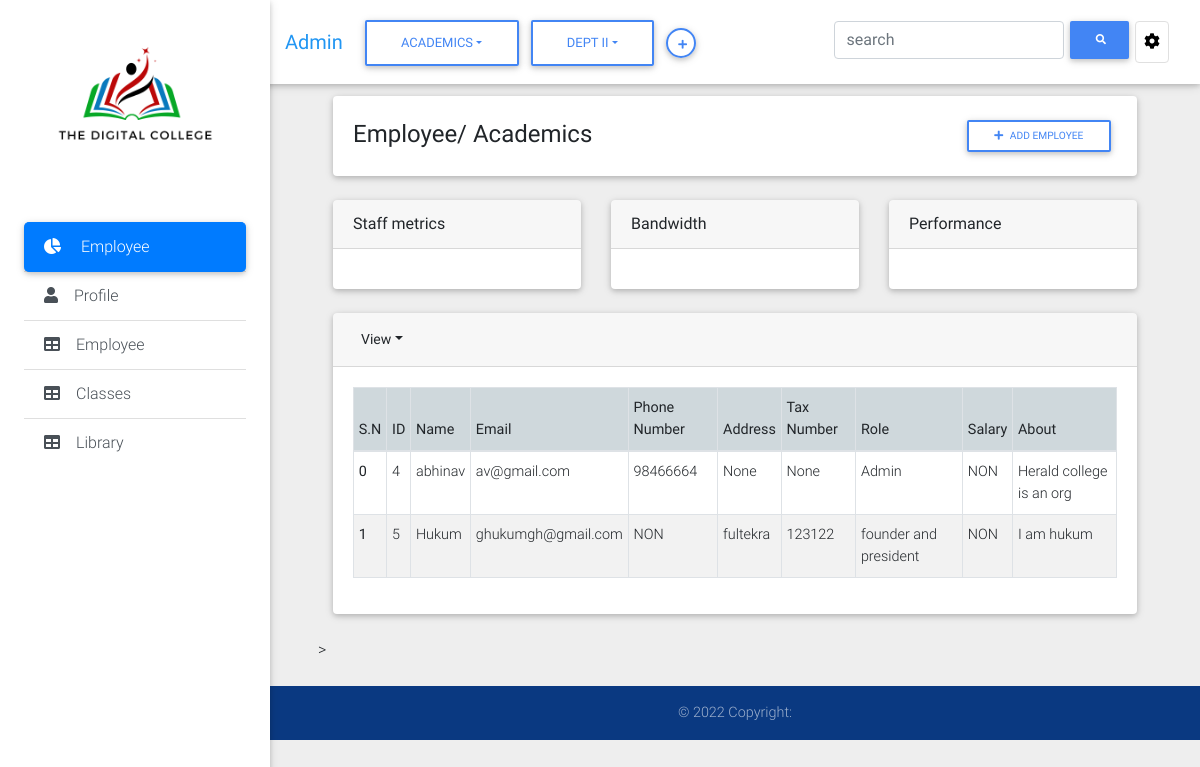
The app's page /dashboard/employee/ with its own data.
### Administrator/models.py (models this page shows, shortened)
class Employee(models.Model):
	Gender = (
		('1',"Male"),
		('2',"Female"),
		('3',"Others")
	)
	Institution_ID = models.ForeignKey(Registration, on_delete = models.CASCADE)
	Employee_Name = models.CharField(max_length=100,null=True)
	Email = models.EmailField(max_length=100,unique=True,null=True)
	Password = models.CharField(max_length=25,default="123")
	Phone = models.CharField(max_length=15,unique=True,null=True,default="NON")
	Position = models.CharField(max_length=30,null=True)
	Salary = models.CharField(max_length=10,null=True,default="NON")
	Gender = models.CharField(max_length=1,default="o",choices=Gender)
	Tax_number = models.CharField(max_length=20,null=True, unique=True)
	About = models.CharField(max_length=200,null=True)
	Address = models.CharField(max_length=45,null=True)
	class Meta:
		db_table = 'Employee'

### Administrator/views.py (the view, shortened to what this page needs)
# urls.py: path('/employee/',Maxum_Employee.as_view()),
class Maxum_Employee(View):
	form_class = Employee_Form
	template_name = 'employee_dashboard.html'
	def get(self, request):
		form = self.form_class()
		employee=[]
		for i,v in enumerate(Employee.objects.all()):
			employee.append((i,v))
		return render(request,self.template_name,{'form':form,'employee':dict(employee)})

### Administrator/forms.py
class Employee_Form(ModelForm):
	required_css_class ='required'
	user_personal_mail = forms.CharField(
		max_length=30,
		widget=forms.TextInput(
			attrs={'placeholder': 'Personal Mail','autocomplete':'off'}
		),
		label = ""
	)
	class Meta:
		model = Employee
		fields =[
			'Institution_ID','Employee_Name','Email','Phone',
			'Position','Salary','Gender','Tax_number','About','Address'
		]
		widgets ={
			 'Employee_Name': forms.TextInput(attrs={'placeholder':'Employee Name'}),
			 'Email': forms.TextInput(attrs={'placeholder':'Email','autocomplete':'off'}),
			 'Position': forms.TextInput(attrs={'placeholder':'Position'}),
			 'Tax_number': forms.TextInput(attrs={'placeholder':'Tax number','autocomplete':'off'}),
			 'About': forms.TextInput(attrs={'placeholder':'About'}),
			 'Phone': forms.TextInput(attrs={'placeholder':'Phone'}),
			 'Salary': forms.TextInput(attrs={'placeholder':'NRS: Salary'}),
			 'Address':forms.TextInput(attrs={'placeholder':'Address'}),
		}

### authentication_authorization/models.py (called while the page is built)
	def __str__(self):
		return self.Institution_Name

### Administrator/templates/employee_dashboard.html (shortened to what this page needs)
{% extends 'dashboard_base.html' %}
{% load static %}
{% block dashboard%}Employee{%endblock%}
{% block panda%}
<li class="nav-item">
  <div class="btn-group ">
    <button type="button" class="btn btn-outline-primary mt-2  dropdown-toggle" data-toggle="dropdown">Academics</button>
  </div>
</li>
<li class="nav-item">
  <div class="btn-group ">
    <button type="button" class="btn btn-outline-primary mt-2  dropdown-toggle" data-toggle="dropdown">Dept II</button>
  </div>
</li>
{% endblock%}
{% block header %}
<div class="card mb-4 wow fadeIn">
  <div class="card-body d-sm-flex justify-content-between">
    <h4 class="mb-2 mb-sm-0 pt-1">
      <span>Employee/</span>
      <span>Academics</span>
    </h4>
    <form class="d-flex justify-content-center">
      <a class="btn btn-outline-primary btn-sm my-1 p"data-toggle="modal" data-target="#addEmployeeForm">
        <i class="fa fa-plus mr-1" aria-hidden="true"> </i>
        Add Employee
      </a>
    </form>
  </div>
</div>
{% endblock %}
  {% block cards_view%}
        <div class="row wow fadeIn">
          <div class="col-lg-4 col-md-6 mb-4">
            <div class="card">
              <div class="card-header">Staff metrics</div>
              <div class="card-body">
              </div>
            </div>
          </div>
          <div class="col-lg-4 col-md-6 mb-4">
            <div class="card">
              <div class="card-header">Bandwidth</div>
              <div class="card-body">
              </div>
            </div>
          </div>
          <div class="col-lg-4 col-md-6 mb-4">
            <div class="card">
              <div class="card-header">Performance</div>
              <div class="card-body">
              </div>
            </div>
          </div>
        </div>
        {% endblock cards_view%}
{% block addCOntent%}
<button type="button" class="btn btn-outline-primary mt-3"
data-toggle="modal" data-target="#thedigitalcollege_add_component"
style="
width: 30px;
height: 30px;
padding: 7px 10px;
border-radius: 50%;
font-size: 10px;
text-align: center;
" > <i class="fa fa-plus" aria-hidden="true"></i>
</button>
{% endblock%}
{%block table_head%}
<div class="card-header">
  <div class="btn-group ">
    <a class=" dropdown-toggle btn-sm" data-toggle="dropdown">View</a>
  </div>
</div>
{% endblock%}
{% block table %}
            <div class="card-body">
              <div class="table-responsive">
                <table id="dtBasicExample" class="table table-striped table-bordered table-sm" cellspacing="0"  data-pagination="true" width="100%">
                  <thead class="blue-grey lighten-4">
<tr>
  <th>S.N</th>
  <th>ID</th>
  <th>Name</th>
  <th>Email</th>
  <th>Phone Number</th>
  <th>Address</th>
  <th>Tax Number</th>
  <th>Role</th>
  <th>Salary</th>
  <th>About</th>
</tr>
</thead>
<tbody>
  <tr>
      {% for key,value in employee.items %}
    <tr>
      <th scope="row">{{ key }}</th>
      <td>{{ value.id }}</td>
      <td>{{ value.Employee_Name}}</td>
      <td>{{ value.Email}}</td>
      <td>{{ value.Phone}}</td>
      <td>{{ value.Address}}</td>
      <td>{{ value.Tax_number}}</td>
      <td>{{ value.Position}}</td>
      <td>{{ value.Salary}}</td>
      <td>{{ value.About}}</td>
         </tr>
    {% endfor %}
  </tbody>
       </table>
                </div>
              </div>
            </div>
  {% endblock %}

### templates/dashboard_base.html (shortened to what this page needs)
{% load static %}
<!DOCTYPE html>
<html lang="en">
  <head>
    <link
      rel="stylesheet"
      href="https://use.fontawesome.com/releases/v5.11.2/css/all.css"
    />
    <link href="{%static 'css/bootstrap.min.css'%}" rel="stylesheet" />
    <link href="{%static 'css/mdb.css'%}" rel="stylesheet" />
    <link href="{%static 'css/style.css'%}" rel="stylesheet" />
  </head>
  <body class="grey lighten-3">
    <header>
      <nav
        class="navbar fixed-top navbar-expand-lg navbar-light white scrolling-navbar"
      >
        <div class="container-fluid">
          <a class="navbar-brand waves-effect" href="/dashboard">
            <strong class="blue-text">Admin</strong>
          </a>
          <div class="collapse navbar-collapse" id="navbarSupportedContent">
            <ul class="navbar-nav mr-auto">
              {% block panda%} {%endblock%}
              <li>{% block addCOntent%} {% endblock%}</li>
            </ul>
            <ul class="navbar-nav nav-flex-icons">
              <li class="nav-item">
                <form class="d-flex justify-content-center">
                  <input
                    type="search"
                    placeholder="search "
                    aria-label="Search"
                    class="form-control"
                  />
                  <button class="btn btn-primary btn-sm my-0 p" type="submit">
                    <i class="fas fa-search"></i>
                  </button>
                </form>
              </li>
              <li class="nav-item">
                <a
                  href="#"
                  class="nav-link border border-light rounded waves-effect"
                  data-toggle="modal"
                  data-target="#Settings_model"
                >
                  <i class="fa fa-cog" aria-hidden="true"></i>
                </a>
              </li>
            </ul>
          </div>
        </div>
      </nav>
      <div class="sidebar-fixed position-fixed">
        <img
          src="{%static 'assets/images/the_digital_college.png'%}"
          class="img-fluid"
          alt=""
          width="500"
          height="100"
        />
        <div class="list-group list-group-flush">
          <a href="#" class="list-group-item active waves-effect">
            <i class="fas fa-chart-pie mr-3"></i>
            {% block dashboard%}{%endblock%}
          </a>
          <a
            href="#"
            class="list-group-item list-group-item-action waves-effect"
          >
            <i class="fas fa-user mr-3"></i>Profile</a
          >
          <a
            href="/dashboard/employee"
            class="list-group-item list-group-item-action waves-effect"
          >
            <i class="fas fa-table mr-3"></i>Employee</a
          >
          <a
            href="/dashboard/student"
            class="list-group-item list-group-item-action waves-effect"
          >
            <i class="fas fa-table mr-3"></i>Classes</a
          >
          <a
            href="/dashboard/library"
            class="list-group-item list-group-item-action waves-effect"
          >
            <i class="fas fa-table mr-3"></i>Library</a
          >
        </div>
      </div>
    </header>
    <main class="pt-5 mx-lg-5">
      <div class="container-fluid mt-5">
        {% block header%} {% endblock %}
        {% block cards_view%} {% endblock cards_view%}
        <div class="row wow fadeIn">
          <div class="col-12 mb-4">
            <div class="card">
              {%block table_head%} {% endblock %} {% block table %} {% endblock %}
            </div>
          </div>
        </div>
      >
    </main>
    <footer
      class="page-footer text-center font-small primary-color-dark darken-2 mt-4 wow fadeIn"
    >
      <div class="footer-copyright py-3">© 2022 Copyright:</div>
    </footer>
  </body>
</html>

### Administrator/static/css/style.css (style rules this page uses)
.sidebar-fixed { height: 100vh; width: 270px; -webkit-box-shadow: 0 2px 5px 0 rgba(0, 0, 0, 0.16), 0 2px 10px 0 rgba(0, 0, 0, 0.12); box-shadow: 0 2px 5px 0 rgba(0, 0, 0, 0.16), 0 2px 10px 0 rgba(0, 0, 0, 0.12); z-index: 1050; background-color: #fff; padding: 1.5rem; padding-top: 0; }
.sidebar-fixed .list-group .active { -webkit-box-shadow: 0 2px 5px 0 rgba(0, 0, 0, 0.16), 0 2px 10px 0 rgba(0, 0, 0, 0.12); box-shadow: 0 2px 5px 0 rgba(0, 0, 0, 0.16), 0 2px 10px 0 rgba(0, 0, 0, 0.12); -webkit-border-radius: 5px; border-radius: 5px; }
@media (min-width: 1200px) { .navbar, .page-footer, main { padding-left: 270px; } }

### records on screen
Employee: key "0", id "4", Employee_Name "abhinav", Email "av@gmail.com", Phone "98466664", Address "None", Tax_number "None", Position "Admin", Salary "NON", About "Herald college is an org"
Employee: Gender "1", id "5", Employee_Name "Hukum", Email "ghukumgh@gmail.com", Phone "NON", Address "fultekra", Tax_number "123122", Position "founder and president", Salary "NON", About "I am hukum"
